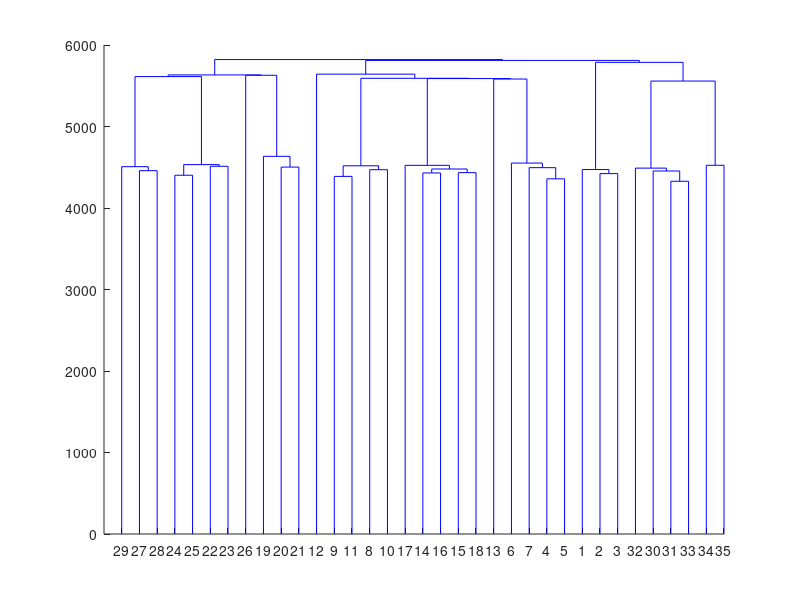

Source code (MATLAB):
% offspring_data.m
rng(1)

Nsites = 4000;
Ntypes = 4;
N2 = 4;
N3 = randi(5,N2,1);
N3tot = sum(N3);
N4 = randi(5,N3tot,1);
N4tot = sum(N4);

mutate_rate = 1/500;

g1 = randi(Ntypes,Nsites,2);

g2 = zeros(Nsites,N2);
type2 = randi(2,Nsites,N2);

for i = 1:N2
    for j = 1:Nsites
        g2(j,i) = g1(j,type2(j,i));
    end
end

g2 = g2 + (rand(Nsites,N2) < mutate_rate).*(randi(Ntypes,Nsites,N2)-g2);

g3 = zeros(Nsites,N3tot);
type3 = randi(2,Nsites,N3tot) -1;

k = 0;
for i = 1:N2
    for j = 1:N3(i)
        k = k+1;
        indices = find(type3(:,k));
        g3(indices,k) = g2(indices,i);
        indices = find(~type3(:,k));
        g3(indices,k) = randi(4,length(indices),1);
    end
end

g3 = g3 + (rand(Nsites,N3tot) < mutate_rate).*(randi(Ntypes,Nsites,N3tot)-g3);

g4 = zeros(Nsites,N4tot);
type4 = randi(2,Nsites,N4tot)-1;

k = 0;
for i = 1:N3tot
    for j = 1:N4(i)
        k = k+1;
        indices = find(type4(:,k));
        g4(indices,k) = g3(indices,i);
        indices = find(~type4(:,k));
        g4(indices,k) = randi(4,length(indices),1);
    end
end


g4 = g4 + (rand(Nsites,N4tot) < mutate_rate).*(randi(Ntypes,Nsites,N4tot)-g4);

g_tot = [g1 g2 g3 g4];
N_tot = 2 + N2 + N3tot + N4tot;

g4_new = zeros(N4tot,Nsites*Ntypes);
for i = 1:Nsites
    start = (i-1)*Ntypes;
    for j = 1:Ntypes
        indices = find(g4(i,:) == j );
        g4_new(indices,start+j) = 1;
    end
end

Z = linkage(g4_new,'average','squaredeuclidean');
figure(5)
dendrogram(Z,N_tot)


        

